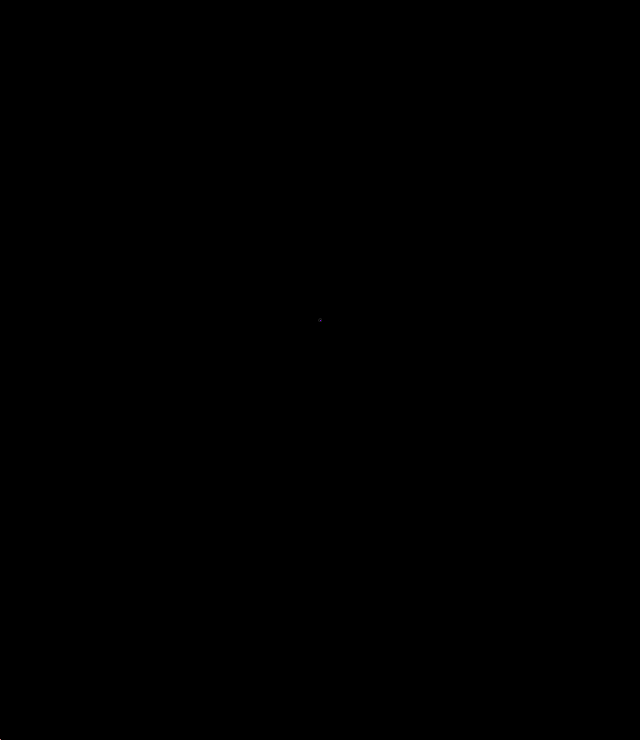
Frame 1 (no input)
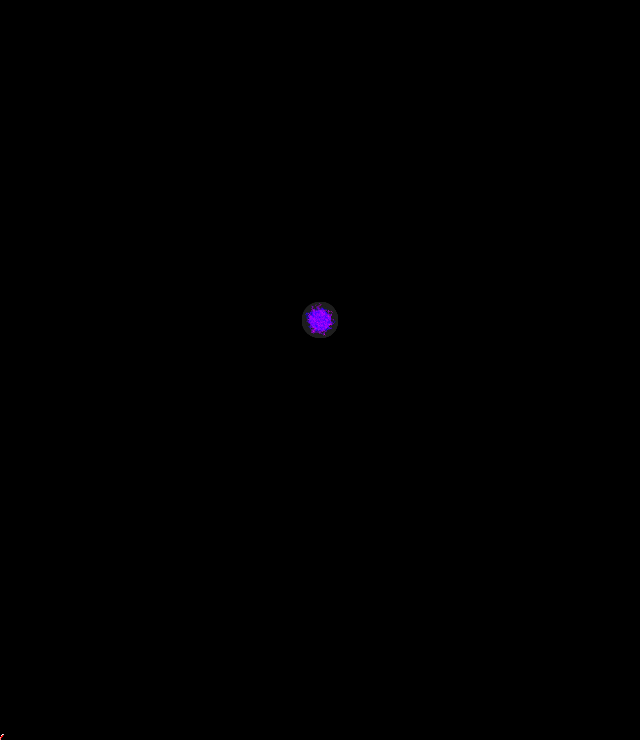
Frame 60 (the mouse pressed at the canvas centre just before this capture)
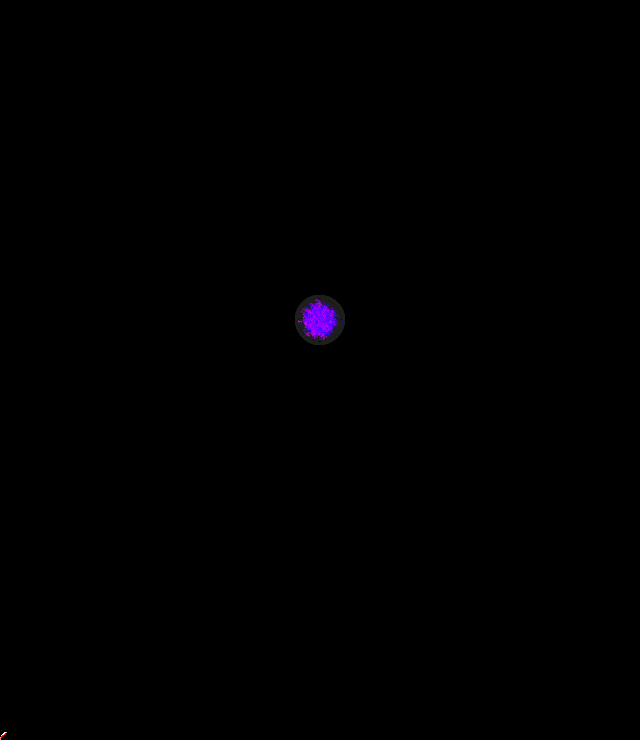
Frame 120 (the mouse held since frame 60 and released just before this capture)

The Processing sketch that drew these frames (run headless with seeded random() and noise(); from frame 60 on, the mouse is pressed at the canvas centre):

// Processing sketch: processing_146503
// ── processing_146503.pde

ArrayList<PVector> particles;
float max_radius;
PVector center;
PVector cursor;

void setup() {
  size(640,740);
  frameRate(1000);
  
  max_radius = 0;
  center = new PVector(320, 320);
  cursor = new PVector(0, 640);
  
  particles = new ArrayList<PVector>();
  for (int i = 0; i < 1000; i++) {
    particles.add(new PVector(center.x, center.y, random(0, 255)));
  }
    
  background(0);
  fill(0, 0, 0, 0);
}

void draw() {
  for (PVector p : particles) {
      stroke(p.z, 0, 255, 75);
      point(p.x, p.y);
      p.x += random(-1, 1);
      p.y += random(-1, 1);
      float d = sqrt((p.x-center.x)*(p.x-center.x) + (p.y - center.y)*(p.y - center.y));
      if (d > max_radius)
      {
        max_radius = d;
      }
  }
  
  stroke(30, 30, 30);
  fill(0, 0, 0, 0);
  ellipse(center.x, center.y, 2*max_radius, 2*max_radius);
  
  stroke(255, 255, 255);
  cursor.x += .05;
  cursor.y = 740 - 100*(max_radius/320);
  point(cursor.x, cursor.y);
  
  stroke(255, 0, 0, 100);
  point(cursor.x, 740 - 2.5*sqrt(cursor.x));
}
